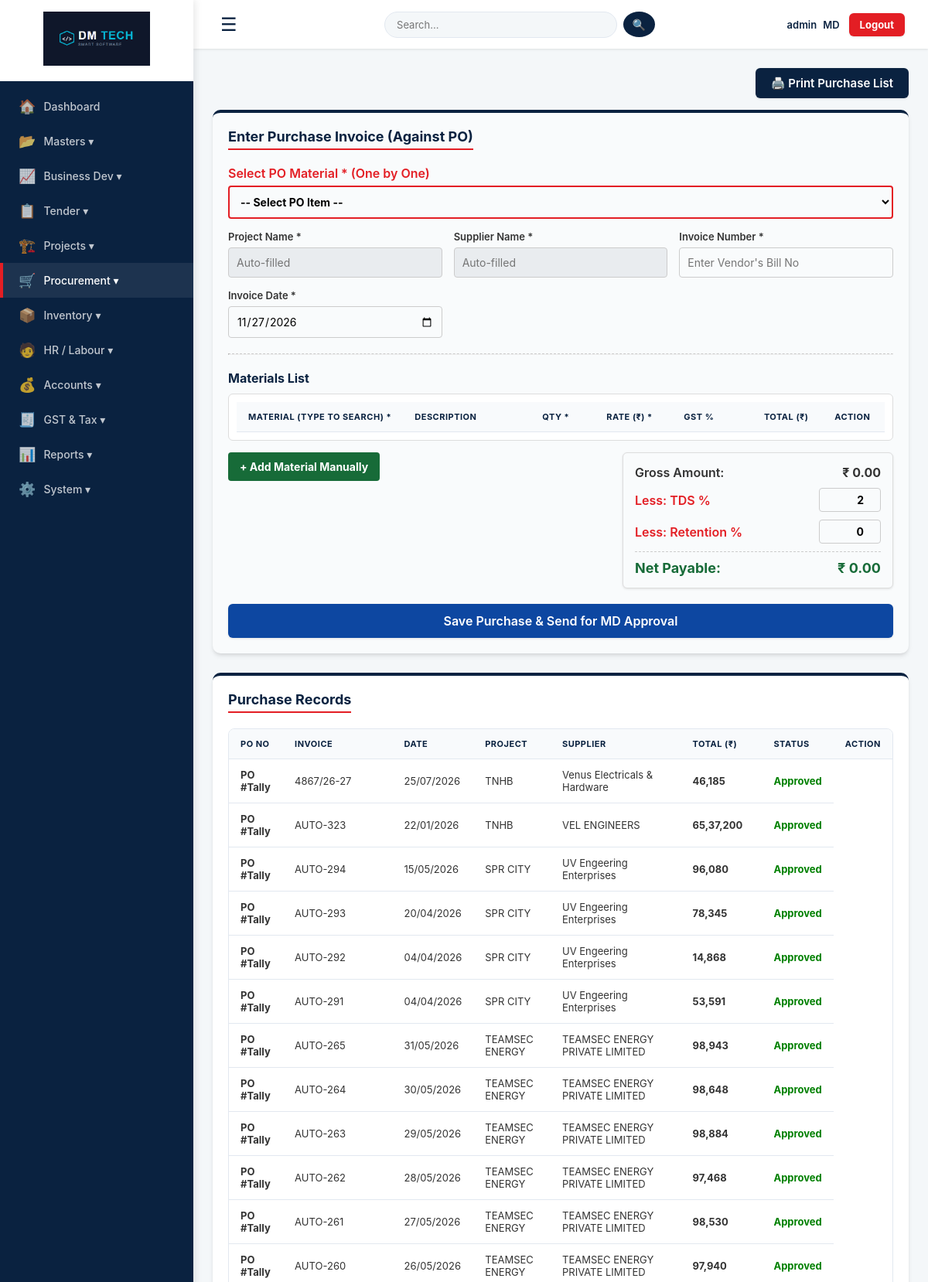
Screenshot of /purchases (signed in, upper part) with the database file from the repository.
### tables this page shows
CREATE TABLE purchases (id INTEGER PRIMARY KEY AUTOINCREMENT, po_number TEXT, project_name TEXT NOT NULL, supplier_name TEXT NOT NULL, invoice_number TEXT NOT NULL, invoice_date TEXT, material_description TEXT, quantity REAL DEFAULT 0, rate REAL DEFAULT 0, gst_rate REAL DEFAULT 0, subtotal REAL DEFAULT 0, gst_amount REAL DEFAULT 0, total_amount REAL DEFAULT 0, md_approval TEXT DEFAULT 'Pending', approved_amount REAL DEFAULT 0, payment_status TEXT DEFAULT 'Pending', tds_percent REAL DEFAULT 0, retention_percent REAL DEFAULT 0, net_payable REAL DEFAULT 0);

### app.py (the view, shortened to what this page needs)
@app.route("/purchases", methods=["GET", "POST"])
def purchases():
    if not session.get("username"): return redirect(url_for("login"))
    conn = get_db()
    pl = conn.execute("SELECT * FROM purchases ORDER BY id DESC").fetchall()
    mats = conn.execute("SELECT material_name, unit FROM stock ORDER BY material_name").fetchall()
    po_items = conn.execute("""
        SELECT po.id as po_id, po.project_name, po.vendor_name, po_items.id as po_item_id, po_items.material_name,
               po_items.quantity as po_qty, po_items.rate, po_items.unit,
               IFNULL((SELECT SUM(pi.quantity) FROM purchase_items pi WHERE pi.po_item_id = po_items.id), 0) as purchased_qty
        FROM po JOIN po_items ON po_items.po_id = po.id WHERE po.gm_approval='Approved'
    """).fetchall()
    final_po_items = []
    for item in po_items:
        rem = item['po_qty'] - item['purchased_qty']
        if rem > 0.01:
            d = dict(item); d['remaining_qty'] = rem
            final_po_items.append(d)
    conn.close()
    return render_template("purchases.html", purchases=pl, materials=[dict(r) for r in mats], po_items_list=final_po_items)

### app.py (called while the page is built, shortened)
@app.context_processor
def inject_permissions():
    role = session.get('role', 'Admin')
    return dict(is_admin_or_gm=role in ['MD', 'Admin', 'GM'])

@app.after_request
def add_header(response):
    response.headers["Cache-Control"] = "no-cache, no-store, must-revalidate, public, max-age=0"
    response.headers["Pragma"] = "no-cache"
    response.headers["Expires"] = "0"
    return response

@app.template_filter('dateformat')
def dateformat(value, format='%d/%m/%Y'):
    if not value: return "-"
    try: return datetime.strptime(value, '%Y-%m-%d').strftime(format)
    except: return value

@app.template_filter('inr')
def format_inr(number):
    if number is None: return "0"
    try: number = float(number)
    except: return "0"
    is_negative = False
    if number < 0:
        is_negative = True
        number = abs(number)
    integer_part = str(round(number))
    if len(integer_part) > 3:
        last_three = integer_part[-3:]
        remaining = integer_part[:-3]
        groups = []
        while len(remaining) > 2:
            groups.insert(0, remaining[-2:])
            remaining = remaining[:-2]
        if remaining: groups.insert(0, remaining)
        formatted_integer = ",".join(groups) + "," + last_three
    else:
        formatted_integer = integer_part
    result = formatted_integer
    if is_negative: result = "-" + result
    return result

def get_db():
    conn = sqlite3.connect(DATABASE, timeout=20)
    conn.row_factory = sqlite3.Row
    return conn

@app.before_request
def restrict_access():
    if not session.get("username"): return
    role = session.get("role", "MD")
    endpoint = request.endpoint
    finance_routes = ['accounts', 'accounts_entry', 'delete_account_entry', 'delete_bill',
                      'print_bill', 'client_ledger', 'vendor_ledger', 'gst_reconciliation',
                      'run_reconciliation', 'gstr1', 'credit_notes', 'delete_credit_note',
                      'general_expenses', 'company_pnl', 'pay_purchase_bill', 'payroll']
    if endpoint in finance_routes and role not in ['MD', 'GM', 'Accountant']:
        flash("Access Denied: Finance module is restricted.", "error")
        return redirect(url_for('dashboard'))
    if role == "MD": return

### templates/purchases.html (shortened to what this page needs)
{% extends "base.html" %}
{% block content %}
<div class="no-print" style="text-align: right; margin-bottom: 15px;">
    <button onclick="window.print()" class="btn" style="background: #0a2240; padding: 10px 20px; font-size: 15px;">🖨️ Print Purchase List</button>
</div>
<div class="print-section">
    <div class="card no-print" style="background: #f9fbfc; margin-bottom: 25px;">
        <h3>Enter Purchase Invoice (Against PO)</h3>
        <form method="POST" id="purchaseForm">
            <div class="grid-3" style="display: grid; grid-template-columns: repeat(3, 1fr); gap: 15px;">
                <div style="grid-column: 1 / -1;">
                    <label style="color: var(--accent-red); font-size: 16px;">Select PO Material * (One by One)</label>
                    <select id="po_item_selector" onchange="addPOItem(this)" style="border: 2px solid var(--accent-red); font-weight: bold; width: 100%; padding: 10px; border-radius: 4px;">
                        <option value="">-- Select PO Item --</option>
                    </select>
                </div>
                <div>
                    <label>Project Name *</label>
                    <input name="project_name" id="project_name" readonly required placeholder="Auto-filled" style="background: #e9ecef; padding: 10px; border: 1px solid #ccc; border-radius: 4px; width: 100%;">
                </div>
                <div>
                    <label>Supplier Name *</label>
                    <input name="supplier_name" id="supplier_name" readonly required placeholder="Auto-filled" style="background: #e9ecef; padding: 10px; border: 1px solid #ccc; border-radius: 4px; width: 100%;">
                </div>
                <div>
                    <label>Invoice Number *</label>
                    <input name="invoice_number" required placeholder="Enter Vendor's Bill No" style="padding: 10px; border: 1px solid #ccc; border-radius: 4px; width: 100%;">
                </div>
                <div>
                    <label>Invoice Date *</label>
                    <input type="date" name="invoice_date" id="invoice_date" required style="padding: 10px; border: 1px solid #ccc; border-radius: 4px; width: 100%;">
                </div>
            </div>
            <hr style="margin: 20px 0; border-top: 1px dashed #ccc;">
            <h4 style="margin-bottom: 10px; color: var(--primary-blue);">Materials List</h4>
            <div class="table-wrap" style="background: white; padding: 10px; border-radius: 6px; border: 1px solid #ddd;">
                <table class="table" id="itemsTable" style="margin: 0; width: 100%; min-width: 800px;">
                    <thead>
                        <tr style="background: #f1f5f9;">
                            <th style="width: 25%;">Material (Type to search) *</th>
                            <th style="width: 20%;">Description</th>
                            <th style="width: 10%;">Qty *</th>
                            <th style="width: 12%;">Rate (₹) *</th>
                            <th style="width: 10%;">GST %</th>
                            <th style="width: 13%; text-align: right;">Total (₹)</th>
                            <th style="width: 10%; text-align: center;">Action</th>
                        </tr>
                    </thead>
                </table>
            </div>
            <div style="display: flex; justify-content: space-between; align-items: flex-start; margin-top: 15px; flex-wrap: wrap; gap: 20px;">
                <div>
                    <button type="button" onclick="addManualRow()" class="btn-add" style="padding: 10px 15px; font-size: 14px;">+ Add Material Manually</button>
                </div>
                <div style="width: 350px; background: #f9fbfc; border: 1px solid #ddd; border-radius: 6px; padding: 15px; box-shadow: var(--shadow-sm);">
                    <div style="display: flex; justify-content: space-between; margin-bottom: 10px;">
                        <span style="font-weight: 600;">Gross Amount:</span>
                        <span style="font-weight: bold;">₹ <span id="gross_amt">0.00</span></span>
                    </div>
                    <div style="display: flex; justify-content: space-between; align-items: center; margin-bottom: 10px;">
                        <span style="font-weight: 600; color: #e31e24;">Less: TDS %</span>
                        <input type="number" name="tds_percent" id="tds_pct" value="2" step="0.01" style="width: 80px; padding: 6px; text-align: right; border: 1px solid #ccc; border-radius: 4px; font-weight: bold;" oninput="calculateNet()">
                    </div>
                    <div style="display: flex; justify-content: space-between; align-items: center; margin-bottom: 10px;">
                        <span style="font-weight: 600; color: #e31e24;">Less: Retention %</span>
                        <input type="number" name="retention_percent" id="ret_pct" value="0" step="0.01" style="width: 80px; padding: 6px; text-align: right; border: 1px solid #ccc; border-radius: 4px; font-weight: bold;" oninput="calculateNet()">
                    </div>
                    <div style="display: flex; justify-content: space-between; font-weight: bold; font-size: 18px; color: #176b38; border-top: 1px dashed #ccc; padding-top: 10px; margin-top: 10px;">
                        <span>Net Payable:</span>
                        <span>₹ <span id="net_amt">0.00</span></span>
                    </div>
                </div>
            </div>
            <button type="submit" class="btn" style="margin-top: 20px; width: 100%; background: #0d47a1; font-size: 16px; padding: 12px;">Save Purchase & Send for MD Approval</button>
        </form>
    </div>
    <div class="card">
        <h3>Purchase Records</h3>
        <div class="table-wrap">
            <table>
                <thead>
                    <tr>
                        <th>PO No</th>
                        <th>Invoice</th>
                        <th>Date</th>
                        <th>Project</th>
                        <th>Supplier</th>
                        <th>Total (₹)</th>
                        <th>Status</th>
                        <th class="no-print">Action</th>
                    </tr>
                </thead>
                <tbody>
                    {% for p in purchases %}
                    <tr>
                        <td><strong>PO #{{ p['po_number'] or '-' }}</strong></td>
                        <td>{{ p['invoice_number'] }}</td>
                        <td>{{ p['invoice_date'] | dateformat }}</td>
                        <td>{{ p['project_name'] }}</td>
                        <td>{{ p['supplier_name'] }}</td>
                        <td><strong>{{ (p['total_amount'] or 0) | inr }}</strong></td>
                        <td>
                            {% if p['md_approval'] == 'Approved' %}
                                <span style="color: green; font-weight: bold;">Approved</span>
                            {% else %}
                                <span style="color: #ff9800; font-weight: bold;">Pending</span>
                            {% endif %}
                        </td>
                    </tr>
                    {% else %}
                    <tr><td colspan="8" style="text-align: center; padding: 20px;">No purchase records found.</td></tr>
                    {% endfor %}
                </tbody>
            </table>
        </div>
    </div>
</div>
{% endblock %}

### static/css/main.css (style rules this page uses)
:root { --primary-blue: #0a2240; --accent-red: #e31e24; --bg-light: #f4f7f9; --text-dark: #333; --text-light: #666; --white: #ffffff; --border: #e2e8f0; --shadow-sm: 0 1px 3px rgba(0,0,0,0.1); --shadow-md: 0 4px 6px -1px rgba(0,0,0,0.1), 0 2px 4px -1px rgba(0,0,0,0.06); --shadow-lg: 0 10px 15px -3px rgba(0,0,0,0.1), 0 4px 6px -2px rgba(0,0,0,0.05); }
* { box-sizing: border-box; margin: 0; padding: 0; font-family: 'Inter', 'Segoe UI', sans-serif; }
body { background-color: var(--bg-light); color: var(--text-dark); display: flex; min-height: 100vh; }
.card { background: var(--white); border-radius: 10px; padding: 20px; box-shadow: var(--shadow-md); margin-bottom: 20px; border-top: 4px solid var(--primary-blue); transition: 0.2s; }
.card h3, .panel h3 { margin-bottom: 20px; color: var(--primary-blue); border-bottom: 2px solid var(--accent-red); display: inline-block; padding-bottom: 5px; font-weight: 700; font-size: 18px; }
.grid-3 { display: grid; grid-template-columns: repeat(3, 1fr); gap: 15px; }
label { display: block; margin-bottom: 6px; font-weight: 600; font-size: 13px; color: var(--text-dark); }
input, select, textarea { width: 100%; padding: 10px 12px; border: 1px solid var(--border); border-radius: 6px; font-size: 14px; background: #f9fbfc; transition: all 0.2s; box-sizing: border-box; }
input[readonly] { background: #e2e8f0; cursor: not-allowed; }
.btn { background: var(--primary-blue); color: var(--white); border: none; padding: 10px 18px; border-radius: 6px; cursor: pointer; font-size: 14px; font-weight: 600; transition: all 0.2s; display: inline-block; text-decoration: none; box-shadow: var(--shadow-sm); text-align: center; }
.table-wrap { overflow-x: auto; border-radius: 8px; border: 1px solid var(--border); background: white; }
table { width: 100%; border-collapse: collapse; }
th, td { padding: 12px 15px; text-align: left; border-bottom: 1px solid var(--border); font-size: 13px; vertical-align: middle; }
th { background: #f8fafc; color: var(--primary-blue); font-weight: 700; text-transform: uppercase; font-size: 11px; letter-spacing: 0.5px; white-space: nowrap; }

### templates/purchases.html (style rules this page uses)
.btn-add { background: #176b38; color: white; border: none; padding: 6px 10px; border-radius: 4px; cursor: pointer; font-weight: bold; }

### rows the page displays
purchases: po_number "Tally", invoice_number "4867/26-27", invoice_date "25/07/2026", project_name "TNHB", supplier_name "Venus Electricals & Hardware", total_amount "46,185", md_approval "Approved"
purchases: po_number "Tally", invoice_number "AUTO-323", invoice_date "22/01/2026", project_name "TNHB", supplier_name "VEL ENGINEERS", total_amount "65,37,200", md_approval "Approved"
purchases: po_number "Tally", invoice_number "AUTO-294", invoice_date "15/05/2026", project_name "SPR CITY", supplier_name "UV Engeering Enterprises", total_amount "96,080", md_approval "Approved"
purchases: po_number "Tally", invoice_number "AUTO-293", invoice_date "20/04/2026", project_name "SPR CITY", supplier_name "UV Engeering Enterprises", total_amount "78,345", md_approval "Approved"
purchases: po_number "Tally", invoice_number "AUTO-292", invoice_date "04/04/2026", project_name "SPR CITY", supplier_name "UV Engeering Enterprises", total_amount "14,868", md_approval "Approved"
purchases: po_number "Tally", invoice_number "AUTO-291", invoice_date "04/04/2026", project_name "SPR CITY", supplier_name "UV Engeering Enterprises", total_amount "53,591", md_approval "Approved"
purchases: po_number "Tally", invoice_number "AUTO-265", invoice_date "31/05/2026", project_name "TEAMSEC ENERGY", supplier_name "TEAMSEC ENERGY PRIVATE LIMITED", total_amount "98,943", md_approval "Approved"
purchases: po_number "Tally", invoice_number "AUTO-264", invoice_date "30/05/2026", project_name "TEAMSEC ENERGY", supplier_name "TEAMSEC ENERGY PRIVATE LIMITED", total_amount "98,648", md_approval "Approved"
purchases: po_number "Tally", invoice_number "AUTO-263", invoice_date "29/05/2026", project_name "TEAMSEC ENERGY", supplier_name "TEAMSEC ENERGY PRIVATE LIMITED", total_amount "98,884", md_approval "Approved"
purchases: po_number "Tally", invoice_number "AUTO-262", invoice_date "28/05/2026", project_name "TEAMSEC ENERGY", supplier_name "TEAMSEC ENERGY PRIVATE LIMITED", total_amount "97,468", md_approval "Approved"
purchases: po_number "Tally", invoice_number "AUTO-261", invoice_date "27/05/2026", project_name "TEAMSEC ENERGY", supplier_name "TEAMSEC ENERGY PRIVATE LIMITED", total_amount "98,530", md_approval "Approved"
purchases: po_number "Tally", invoice_number "AUTO-260", invoice_date "26/05/2026", project_name "TEAMSEC ENERGY", supplier_name "TEAMSEC ENERGY PRIVATE LIMITED", total_amount "97,940", md_approval "Approved"

### other values shown
{{ session['username'] }} "admin"
{{ user_role }} "MD"
